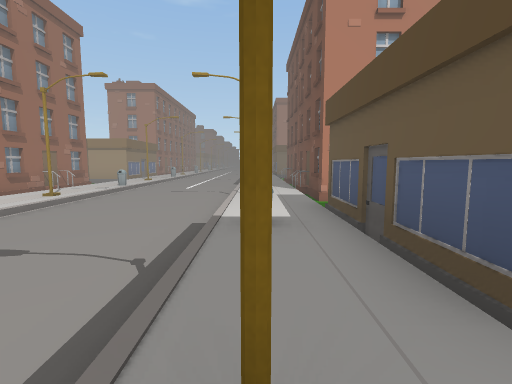
view 1 (above)

19 first-person views from a walk through a Unity game level. The camera is 1.3 m above the floor, tilts 6° down and sees 85° across. The floor is counted in squares, 2 m on a side. Each view is taken from the middle of a square. On the plan, view 1 faces up. The plan holds only what a view shows up to about 9 squares ahead; the rest is blank. The place goes on beyond the plan. Some animated figures are not drawn.

view 2
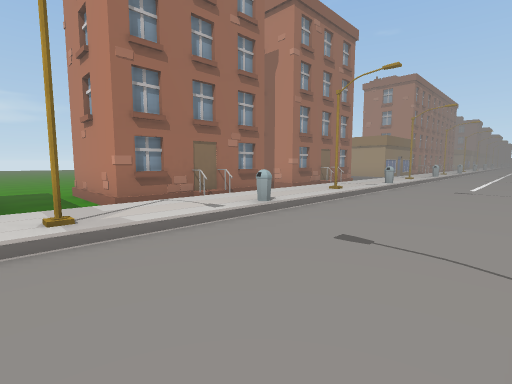

view 3
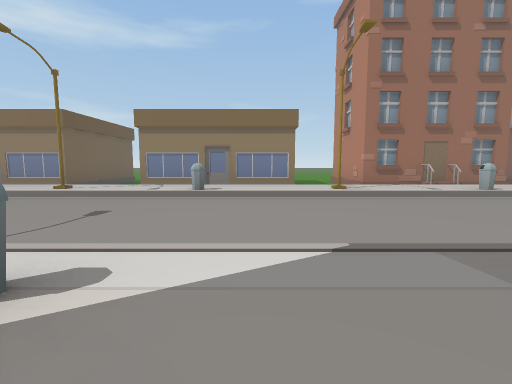

view 4
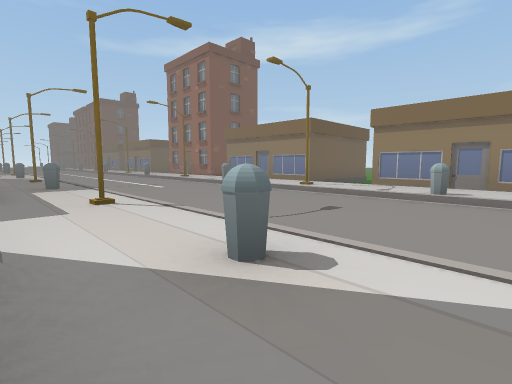

view 5
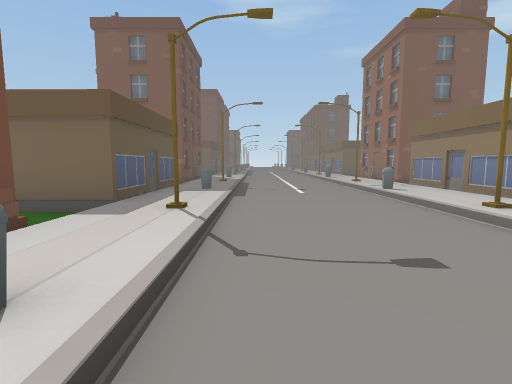

view 6
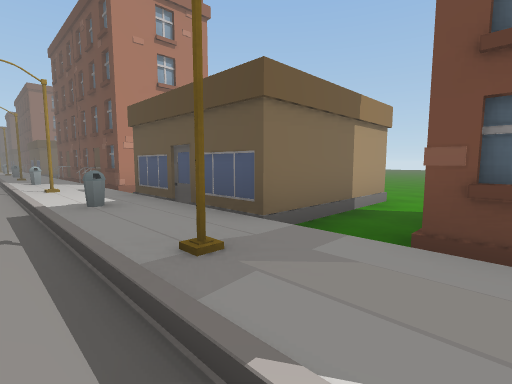

view 7
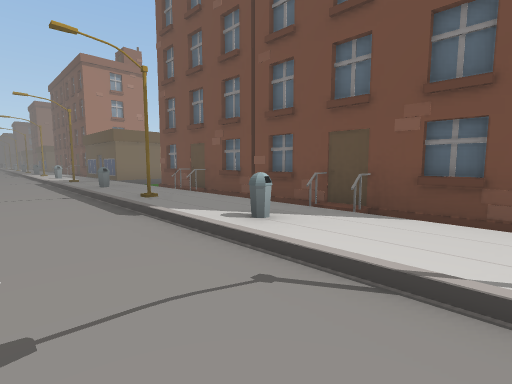

view 8
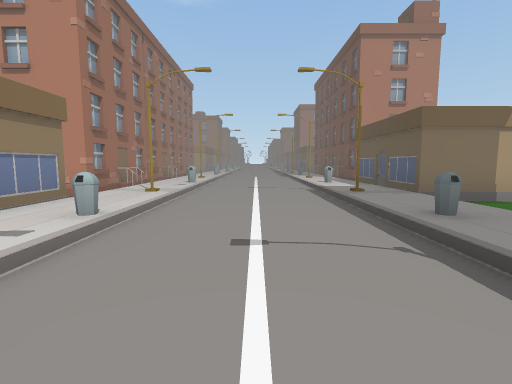

view 9
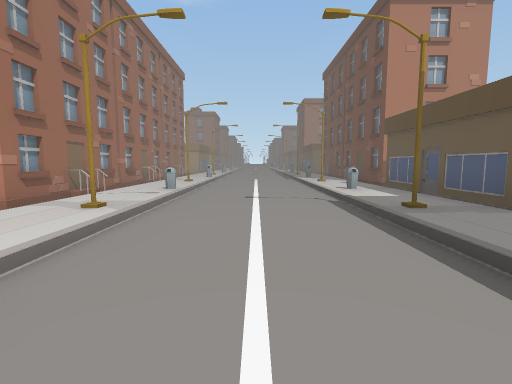

view 10
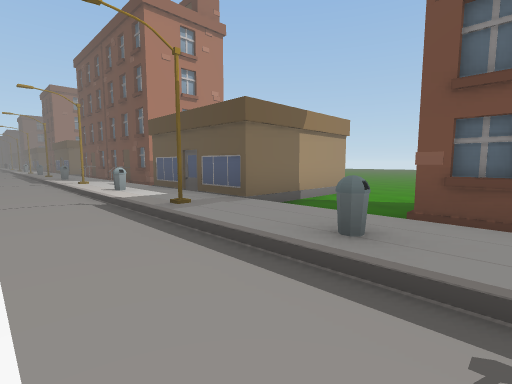

view 11
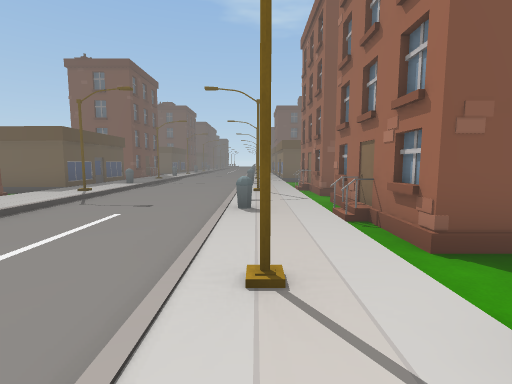

view 12
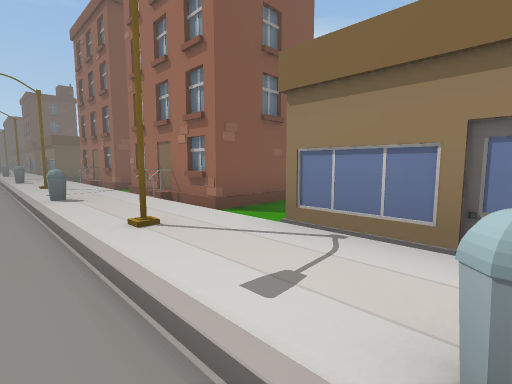

view 13
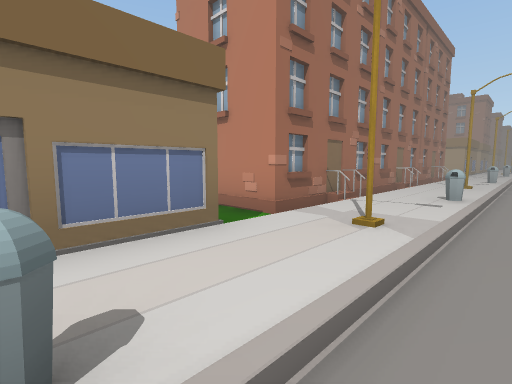

view 14
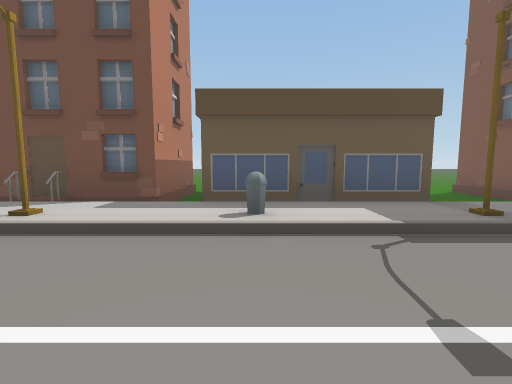

view 15
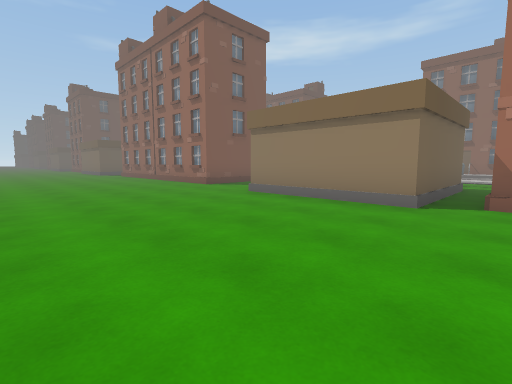

view 16
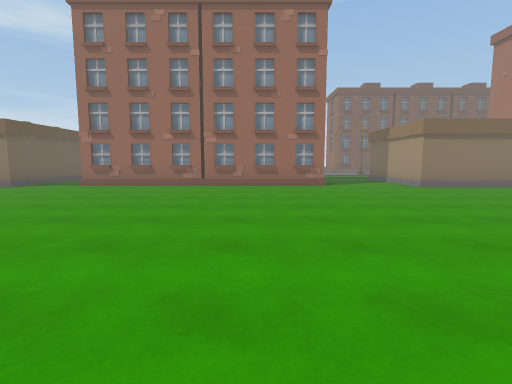

view 17
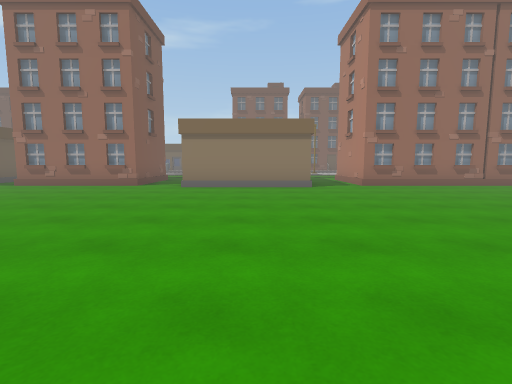

view 18
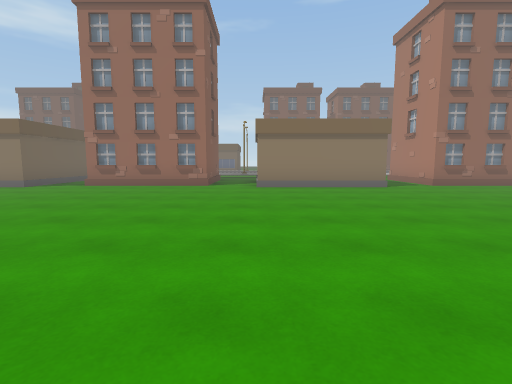

view 19
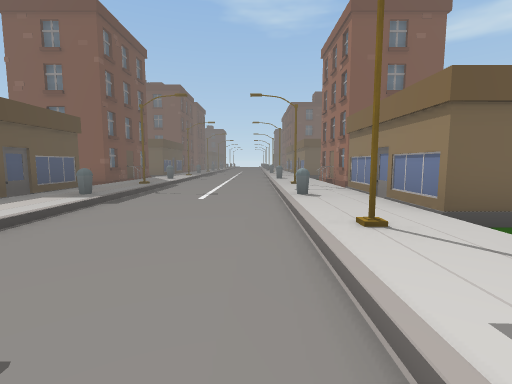

### Floor plan
Key: @ floor where view 1 was taken; # wall or solid block; x gap in a wall; . main floor; : floor 0.25 m higher than the main floor; / step, stairs or slope; B bin; O other object.
Columns run from 11 left of view 1 to 12 right of it. Each row starts with its distance up from view 1.
 22      #/:. .:/#
 21      #/#...#O#
 20      O/:...:/##O.....
 19      O/:...:/........
 18      #/B...Bx  #.....
 17      #/:...:O  #.....
 16     ##/#...#x  #.....
 15      ./:...:/........
 14       O:...:/........
 13       #B...B/###......
 12       O:...:/###.......
 11      ./#...#O###........
 10     ../:...:/# O.......
  9    O#O/:...:/##O......
  8     ##/B...BO###.....
  7      #/:...:/###....
  6     ##/#...#/###.....
  5      #/:...:/.........
  4      #/:...:####.......
  3     ##/B...BO  #........
  2 ...##O/:...:#  #.......
  1 ....../#...#####........
  0  ..   /:...@/..........
 -1       O:...:/# O......
 -2       #B...BO  #.....
 -3       O:...:/  #....
 -4       /#...#/. ....
 -5       /:...:/.....
 -6       O:...:#  #
 -7       #B...BO
 -8       O:...:#
 -9       /#...#/
-10       /:...:/
-11        :...:/#

Where each view was taken, in squares from view 1:
view 1: 0 up, 0 right, facing up
view 2: 0 up, 1 left, facing up-left
view 3: 1 down, 1 right, facing left
view 4: 1 down, 1 right, facing down-left
view 5: 1 down, 1 left, facing down
view 6: 1 down, 1 left, facing up-right
view 7: 6 up, 2 left, facing up-right
view 8: 10 up, 2 left, facing up
view 9: 12 up, 2 left, facing up
view 10: 12 up, 2 left, facing up-right
view 11: 12 up, 4 left, facing down
view 12: 13 up, 3 left, facing down-left
view 13: 13 up, 3 left, facing up-left
view 14: 18 up, 3 left, facing right
view 15: 20 up, 9 right, facing down-left
view 16: 11 up, 12 right, facing left
view 17: 3 up, 12 right, facing left
view 18: 1 up, 12 right, facing left
view 19: 2 down, 3 left, facing down
